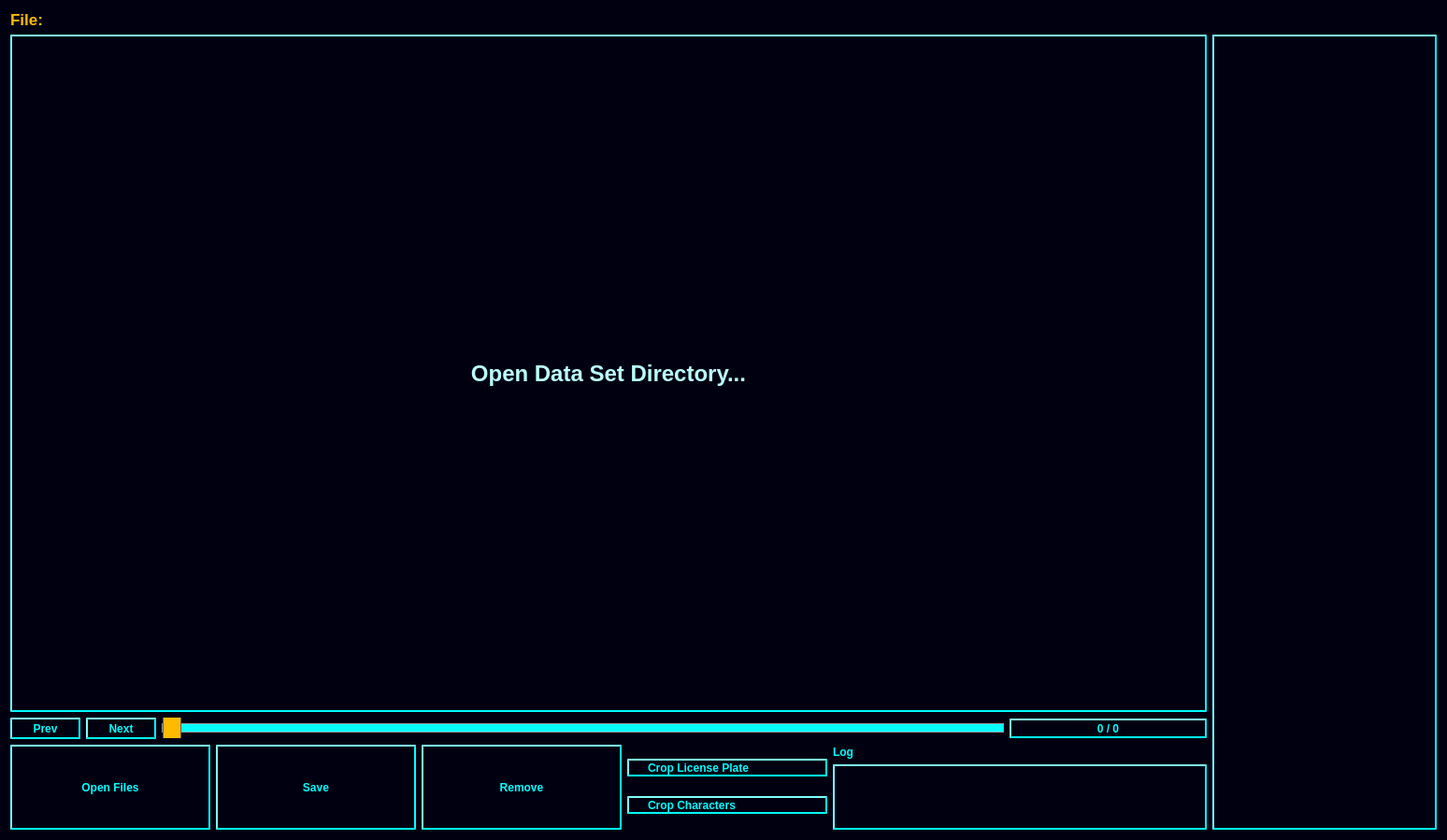
<?xml version="1.0" encoding="UTF-8"?>
<ui version="4.0">
 <class>MainWindow</class>
 <widget class="QMainWindow" name="MainWindow">
  <property name="geometry">
   <rect>
    <x>0</x>
    <y>0</y>
    <width>1548</width>
    <height>898</height>
   </rect>
  </property>
  <property name="sizePolicy">
   <sizepolicy hsizetype="Preferred" vsizetype="Preferred">
    <horstretch>0</horstretch>
    <verstretch>0</verstretch>
   </sizepolicy>
  </property>
  <property name="minimumSize">
   <size>
    <width>0</width>
    <height>0</height>
   </size>
  </property>
  <property name="maximumSize">
   <size>
    <width>16777215</width>
    <height>16777215</height>
   </size>
  </property>
  <property name="focusPolicy">
   <enum>Qt::StrongFocus</enum>
  </property>
  <property name="windowTitle">
   <string>YoloLabel</string>
  </property>
  <property name="styleSheet">
   <string notr="true">QWidget{ background-color : rgb(0, 0, 17);color : rgb(0, 255, 255);}
</string>
  </property>
  <widget class="QWidget" name="centralWidget">
   <property name="sizePolicy">
    <sizepolicy hsizetype="Preferred" vsizetype="Preferred">
     <horstretch>0</horstretch>
     <verstretch>0</verstretch>
    </sizepolicy>
   </property>
   <property name="minimumSize">
    <size>
     <width>0</width>
     <height>0</height>
    </size>
   </property>
   <property name="maximumSize">
    <size>
     <width>16777215</width>
     <height>16777215</height>
    </size>
   </property>
   <layout class="QHBoxLayout" name="horizontalLayout_3">
    <item>
     <layout class="QVBoxLayout" name="verticalLayout_3">
      <item>
       <widget class="QLabel" name="label_file">
        <property name="minimumSize">
         <size>
          <width>1275</width>
          <height>20</height>
         </size>
        </property>
        <property name="maximumSize">
         <size>
          <width>16777215</width>
          <height>20</height>
         </size>
        </property>
        <property name="font">
         <font>
          <pointsize>13</pointsize>
          <weight>75</weight>
          <bold>true</bold>
         </font>
        </property>
        <property name="styleSheet">
         <string notr="true">color : rgb(255, 187, 0);</string>
        </property>
        <property name="text">
         <string>File:</string>
        </property>
       </widget>
      </item>
      <item>
       <widget class="label_img" name="label_image">
        <property name="sizePolicy">
         <sizepolicy hsizetype="Preferred" vsizetype="Preferred">
          <horstretch>0</horstretch>
          <verstretch>0</verstretch>
         </sizepolicy>
        </property>
        <property name="minimumSize">
         <size>
          <width>1280</width>
          <height>720</height>
         </size>
        </property>
        <property name="font">
         <font>
          <pointsize>18</pointsize>
          <weight>75</weight>
          <bold>true</bold>
         </font>
        </property>
        <property name="cursor">
         <cursorShape>CrossCursor</cursorShape>
        </property>
        <property name="mouseTracking">
         <bool>true</bool>
        </property>
        <property name="styleSheet">
         <string notr="true">QLabel { background-color : rgb(0, 0, 17); color : rgb(187, 255, 254);
border-style: outset;
border-width: 2px;
border-color: rgb(0, 255, 255);}

</string>
        </property>
        <property name="frameShape">
         <enum>QFrame::StyledPanel</enum>
        </property>
        <property name="frameShadow">
         <enum>QFrame::Plain</enum>
        </property>
        <property name="lineWidth">
         <number>3</number>
        </property>
        <property name="text">
         <string>Open Data Set Directory...</string>
        </property>
        <property name="scaledContents">
         <bool>true</bool>
        </property>
        <property name="alignment">
         <set>Qt::AlignCenter</set>
        </property>
        <property name="margin">
         <number>-1</number>
        </property>
        <property name="buddy">
         <cstring>label_image</cstring>
        </property>
       </widget>
      </item>
      <item>
       <layout class="QHBoxLayout" name="horizontalLayout_2">
        <item>
         <widget class="QPushButton" name="pushButton_prev">
          <property name="enabled">
           <bool>false</bool>
          </property>
          <property name="minimumSize">
           <size>
            <width>75</width>
            <height>23</height>
           </size>
          </property>
          <property name="font">
           <font>
            <weight>75</weight>
            <bold>true</bold>
           </font>
          </property>
          <property name="focusPolicy">
           <enum>Qt::NoFocus</enum>
          </property>
          <property name="styleSheet">
           <string notr="true">background-color : rgb(0, 0, 17);color : rgb(0, 255, 255);
border-style: outset;
border-width: 2px;
border-color: rgb(0, 255, 255);</string>
          </property>
          <property name="text">
           <string>Prev</string>
          </property>
          <property name="shortcut">
           <string/>
          </property>
          <property name="autoDefault">
           <bool>false</bool>
          </property>
          <property name="default">
           <bool>false</bool>
          </property>
          <property name="flat">
           <bool>false</bool>
          </property>
         </widget>
        </item>
        <item>
         <widget class="QPushButton" name="pushButton_next">
          <property name="enabled">
           <bool>false</bool>
          </property>
          <property name="minimumSize">
           <size>
            <width>75</width>
            <height>23</height>
           </size>
          </property>
          <property name="font">
           <font>
            <weight>75</weight>
            <bold>true</bold>
           </font>
          </property>
          <property name="focusPolicy">
           <enum>Qt::NoFocus</enum>
          </property>
          <property name="styleSheet">
           <string notr="true">background-color : rgb(0, 0, 17);color : rgb(0, 255, 255);
border-style: outset;
border-width: 2px;
border-color: rgb(0, 255, 255);</string>
          </property>
          <property name="text">
           <string>Next</string>
          </property>
          <property name="shortcut">
           <string>Del</string>
          </property>
          <property name="autoDefault">
           <bool>false</bool>
          </property>
          <property name="default">
           <bool>false</bool>
          </property>
          <property name="flat">
           <bool>false</bool>
          </property>
         </widget>
        </item>
        <item>
         <widget class="QSlider" name="horizontalSlider_images">
          <property name="enabled">
           <bool>false</bool>
          </property>
          <property name="sizePolicy">
           <sizepolicy hsizetype="Preferred" vsizetype="Fixed">
            <horstretch>1</horstretch>
            <verstretch>0</verstretch>
           </sizepolicy>
          </property>
          <property name="minimumSize">
           <size>
            <width>881</width>
            <height>22</height>
           </size>
          </property>
          <property name="focusPolicy">
           <enum>Qt::ClickFocus</enum>
          </property>
          <property name="styleSheet">
           <string notr="true">
QSlider::groove:horizontal {
    border: 1px solid #999999;
    height: 8px; /* the groove expands to the size of the slider by default. by giving it a height, it has a fixed size */
    background: rgb(0, 255, 255);
    margin: 2px 0;
}


QSlider::handle:horizontal {
   background: rgb(255, 187, 0);
    border: 1px solid #5c5c5c;
    width: 18px;
    margin: -10px 0; /* handle is placed by default on the contents rect of the groove. Expand outside the groove */
    border-radius: 3px;
}
</string>
          </property>
          <property name="maximum">
           <number>0</number>
          </property>
          <property name="pageStep">
           <number>0</number>
          </property>
          <property name="tracking">
           <bool>true</bool>
          </property>
          <property name="orientation">
           <enum>Qt::Horizontal</enum>
          </property>
         </widget>
        </item>
        <item>
         <widget class="QLabel" name="label_progress">
          <property name="sizePolicy">
           <sizepolicy hsizetype="Preferred" vsizetype="Fixed">
            <horstretch>0</horstretch>
            <verstretch>0</verstretch>
           </sizepolicy>
          </property>
          <property name="minimumSize">
           <size>
            <width>211</width>
            <height>21</height>
           </size>
          </property>
          <property name="font">
           <font>
            <weight>75</weight>
            <bold>true</bold>
           </font>
          </property>
          <property name="styleSheet">
           <string notr="true">background-color : rgb(0, 0, 17);color : rgb(0, 255, 255);
border-style: outset;
border-width: 2px;
border-color: rgb(0, 255, 255);</string>
          </property>
          <property name="frameShape">
           <enum>QFrame::StyledPanel</enum>
          </property>
          <property name="lineWidth">
           <number>2</number>
          </property>
          <property name="text">
           <string>0 / 0</string>
          </property>
          <property name="alignment">
           <set>Qt::AlignCenter</set>
          </property>
         </widget>
        </item>
       </layout>
      </item>
      <item>
       <layout class="QHBoxLayout" name="horizontalLayout">
        <item>
         <widget class="QPushButton" name="pushButton_open_files">
          <property name="minimumSize">
           <size>
            <width>200</width>
            <height>91</height>
           </size>
          </property>
          <property name="maximumSize">
           <size>
            <width>16777215</width>
            <height>91</height>
           </size>
          </property>
          <property name="font">
           <font>
            <weight>75</weight>
            <bold>true</bold>
            <kerning>true</kerning>
           </font>
          </property>
          <property name="focusPolicy">
           <enum>Qt::NoFocus</enum>
          </property>
          <property name="styleSheet">
           <string notr="true">background-color : rgb(0, 0, 17);color : rgb(0, 255, 255);
border-style: outset;
border-width: 2px;
border-color: rgb(0, 255, 255);</string>
          </property>
          <property name="text">
           <string>Open Files</string>
          </property>
          <property name="autoDefault">
           <bool>false</bool>
          </property>
          <property name="default">
           <bool>false</bool>
          </property>
         </widget>
        </item>
        <item>
         <widget class="QPushButton" name="pushButton_save">
          <property name="enabled">
           <bool>false</bool>
          </property>
          <property name="minimumSize">
           <size>
            <width>200</width>
            <height>91</height>
           </size>
          </property>
          <property name="maximumSize">
           <size>
            <width>16777215</width>
            <height>91</height>
           </size>
          </property>
          <property name="font">
           <font>
            <weight>75</weight>
            <bold>true</bold>
            <kerning>true</kerning>
           </font>
          </property>
          <property name="focusPolicy">
           <enum>Qt::NoFocus</enum>
          </property>
          <property name="styleSheet">
           <string notr="true">background-color : rgb(0, 0, 17);color : rgb(0, 255, 255);
border-style: outset;
border-width: 2px;
border-color: rgb(0, 255, 255);</string>
          </property>
          <property name="text">
           <string>Save</string>
          </property>
          <property name="shortcut">
           <string/>
          </property>
          <property name="autoDefault">
           <bool>false</bool>
          </property>
          <property name="default">
           <bool>false</bool>
          </property>
          <property name="flat">
           <bool>false</bool>
          </property>
         </widget>
        </item>
        <item>
         <widget class="QPushButton" name="pushButton_remove">
          <property name="enabled">
           <bool>false</bool>
          </property>
          <property name="minimumSize">
           <size>
            <width>200</width>
            <height>91</height>
           </size>
          </property>
          <property name="font">
           <font>
            <weight>75</weight>
            <bold>true</bold>
           </font>
          </property>
          <property name="focusPolicy">
           <enum>Qt::NoFocus</enum>
          </property>
          <property name="styleSheet">
           <string notr="true">background-color : rgb(0, 0, 17);color : rgb(0, 255, 255);
border-style: outset;
border-width: 2px;
border-color: rgb(0, 255, 255);</string>
          </property>
          <property name="text">
           <string>Remove</string>
          </property>
         </widget>
        </item>
        <item>
         <layout class="QVBoxLayout" name="verticalLayout">
          <item>
           <widget class="QRadioButton" name="radioButton_crop_license_plate">
            <property name="minimumSize">
             <size>
              <width>200</width>
              <height>10</height>
             </size>
            </property>
            <property name="font">
             <font>
              <weight>75</weight>
              <bold>true</bold>
             </font>
            </property>
            <property name="styleSheet">
             <string notr="true">background-color : rgb(0, 0, 17);color : rgb(0, 255, 255);
border-style: outset;
border-width: 2px;
border-color: rgb(0, 255, 255);</string>
            </property>
            <property name="text">
             <string>Crop License Plate</string>
            </property>
           </widget>
          </item>
          <item>
           <widget class="QRadioButton" name="radioButton_crop_characters">
            <property name="minimumSize">
             <size>
              <width>200</width>
              <height>10</height>
             </size>
            </property>
            <property name="font">
             <font>
              <weight>75</weight>
              <bold>true</bold>
             </font>
            </property>
            <property name="styleSheet">
             <string notr="true">background-color : rgb(0, 0, 17);color : rgb(0, 255, 255);
border-style: outset;
border-width: 2px;
border-color: rgb(0, 255, 255);</string>
            </property>
            <property name="text">
             <string>Crop Characters</string>
            </property>
           </widget>
          </item>
         </layout>
        </item>
        <item>
         <layout class="QVBoxLayout" name="verticalLayout_2">
          <item>
           <widget class="QLabel" name="label_log">
            <property name="enabled">
             <bool>true</bool>
            </property>
            <property name="sizePolicy">
             <sizepolicy hsizetype="Preferred" vsizetype="Fixed">
              <horstretch>0</horstretch>
              <verstretch>0</verstretch>
             </sizepolicy>
            </property>
            <property name="minimumSize">
             <size>
              <width>41</width>
              <height>15</height>
             </size>
            </property>
            <property name="maximumSize">
             <size>
              <width>16777215</width>
              <height>15</height>
             </size>
            </property>
            <property name="font">
             <font>
              <weight>75</weight>
              <italic>false</italic>
              <bold>true</bold>
             </font>
            </property>
            <property name="styleSheet">
             <string notr="true">color : rgb(0, 255, 255);</string>
            </property>
            <property name="text">
             <string>Log</string>
            </property>
           </widget>
          </item>
          <item>
           <widget class="QTextEdit" name="textEdit_log">
            <property name="sizePolicy">
             <sizepolicy hsizetype="Minimum" vsizetype="Fixed">
              <horstretch>0</horstretch>
              <verstretch>0</verstretch>
             </sizepolicy>
            </property>
            <property name="minimumSize">
             <size>
              <width>400</width>
              <height>70</height>
             </size>
            </property>
            <property name="maximumSize">
             <size>
              <width>16777215</width>
              <height>70</height>
             </size>
            </property>
            <property name="font">
             <font>
              <weight>75</weight>
              <bold>true</bold>
             </font>
            </property>
            <property name="focusPolicy">
             <enum>Qt::NoFocus</enum>
            </property>
            <property name="styleSheet">
             <string notr="true">background-color : rgb(0, 0, 17);color : rgb(0, 255, 255);
border-style: outset;
border-width: 2px;
border-color: rgb(0, 255, 255);</string>
            </property>
            <property name="tabChangesFocus">
             <bool>false</bool>
            </property>
            <property name="readOnly">
             <bool>true</bool>
            </property>
           </widget>
          </item>
         </layout>
        </item>
       </layout>
      </item>
     </layout>
    </item>
    <item>
     <layout class="QVBoxLayout" name="verticalLayout_4">
      <item>
       <widget class="QLabel" name="label_table_widget_padding">
        <property name="sizePolicy">
         <sizepolicy hsizetype="Preferred" vsizetype="Fixed">
          <horstretch>0</horstretch>
          <verstretch>0</verstretch>
         </sizepolicy>
        </property>
        <property name="minimumSize">
         <size>
          <width>220</width>
          <height>20</height>
         </size>
        </property>
        <property name="maximumSize">
         <size>
          <width>220</width>
          <height>20</height>
         </size>
        </property>
        <property name="font">
         <font>
          <pointsize>13</pointsize>
          <weight>75</weight>
          <bold>true</bold>
         </font>
        </property>
        <property name="text">
         <string/>
        </property>
       </widget>
      </item>
      <item>
       <widget class="QTableWidget" name="tableWidget_label">
        <property name="sizePolicy">
         <sizepolicy hsizetype="Preferred" vsizetype="Preferred">
          <horstretch>0</horstretch>
          <verstretch>0</verstretch>
         </sizepolicy>
        </property>
        <property name="minimumSize">
         <size>
          <width>220</width>
          <height>851</height>
         </size>
        </property>
        <property name="maximumSize">
         <size>
          <width>240</width>
          <height>16777215</height>
         </size>
        </property>
        <property name="font">
         <font>
          <pointsize>10</pointsize>
          <weight>75</weight>
          <bold>true</bold>
         </font>
        </property>
        <property name="focusPolicy">
         <enum>Qt::NoFocus</enum>
        </property>
        <property name="styleSheet">
         <string notr="true">QHeaderView::section {
    background-color: rgb(0, 0, 17);
    color: rgb(255, 187, 0);
    padding-left: 4px;
    border: 2px solid rgb(0, 255, 255);
	font-weight: bold;
}

QTableWidget
{
border-style: outset;
border-width: 2px;
border-color: rgb(0, 255, 255);
color:rgb(187, 255, 254);
gridline-width:2px;
gridline-color: rgb(0, 255, 255);
}

QTableView {
    selection-background-color: qlineargradient(x1: 0, y1: 0, x2: 1.0, y2: 1.0, stop: 0 rgb(34, 0, 85), stop: 1 white);
	selection-color: rgb(0, 255, 0);
}</string>
        </property>
        <property name="frameShape">
         <enum>QFrame::WinPanel</enum>
        </property>
        <property name="frameShadow">
         <enum>QFrame::Plain</enum>
        </property>
        <property name="lineWidth">
         <number>5</number>
        </property>
        <property name="autoScroll">
         <bool>true</bool>
        </property>
        <property name="showGrid">
         <bool>true</bool>
        </property>
        <property name="sortingEnabled">
         <bool>false</bool>
        </property>
        <property name="wordWrap">
         <bool>true</bool>
        </property>
        <property name="cornerButtonEnabled">
         <bool>true</bool>
        </property>
        <property name="columnCount">
         <number>2</number>
        </property>
        <attribute name="horizontalHeaderVisible">
         <bool>false</bool>
        </attribute>
        <attribute name="horizontalHeaderHighlightSections">
         <bool>false</bool>
        </attribute>
        <attribute name="horizontalHeaderMinimumSectionSize">
         <number>40</number>
        </attribute>
        <attribute name="horizontalHeaderShowSortIndicator" stdset="0">
         <bool>true</bool>
        </attribute>
        <attribute name="horizontalHeaderStretchLastSection">
         <bool>true</bool>
        </attribute>
        <attribute name="verticalHeaderVisible">
         <bool>false</bool>
        </attribute>
        <attribute name="verticalHeaderHighlightSections">
         <bool>false</bool>
        </attribute>
        <attribute name="verticalHeaderShowSortIndicator" stdset="0">
         <bool>false</bool>
        </attribute>
        <column>
         <property name="text">
          <string>Name</string>
         </property>
        </column>
        <column>
         <property name="text">
          <string>Color</string>
         </property>
        </column>
       </widget>
      </item>
     </layout>
    </item>
   </layout>
  </widget>
 </widget>
 <layoutdefault spacing="6" margin="11"/>
 <customwidgets>
  <customwidget>
   <class>label_img</class>
   <extends>QLabel</extends>
   <header location="global">label_img.h</header>
  </customwidget>
 </customwidgets>
 <resources/>
 <connections/>
</ui>
